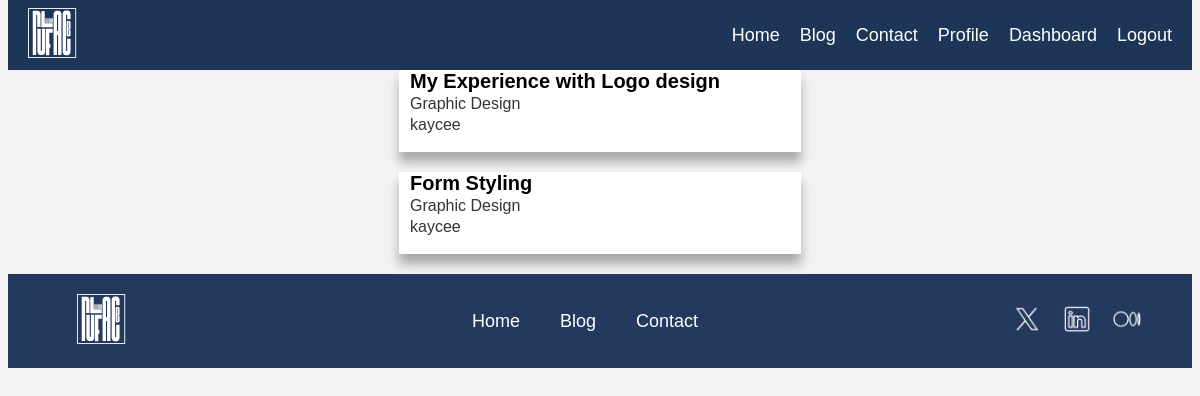
Screenshot of /graphics/ (signed in) with the database file from the repository.
### main/models.py (models this page shows, shortened)
class Posts(models.Model):
    title = models.CharField(max_length=255)  # For the blog post title
    content = RichTextField(blank=True, null=True)
    date_posted = models.DateTimeField(default=datetime.datetime.now)  # This will now include both date and time
    category = models.CharField(max_length=255)#category
    author = models.ForeignKey(User, on_delete=models.CASCADE)
    header_image = models.ImageField(null=True,blank=True, upload_to="images/")
    slug = models.SlugField(default="", null= False)  # Add slug field

### main/views.py (the view)
# urls.py: path('graphics/', views.graphics, name='graphics'),
@login_required
def graphics(request):
    cyber_posts = Posts.objects.all().order_by('-date_posted')
    context = {
        'cyber_posts': cyber_posts,
    }
    return render(request, 'graphics.html',context)

### main/templates/graphics.html (shortened to what this page needs)
{% extends 'blog.html' %}
{% block content %}
{% if user.is_authenticated %}
  <div style="display: flex; flex-direction: column; gap: 20px; align-items: center;">
   {% for post in cyber_posts %}
     {% if post.category == 'Graphic Design' %}
       <div class="card" style="height:80px;">
       <div class="card-info" >
           <div class="info">
               <div class="title"><a href="{% url 'post' post.pk %}" style="text-decoration: none;color: black;">{{post.title}}</a></div>
               <div class="category-mini">{{post.category}}</div>
               <div class="category-mini">{{post.author}}</div>
           </div>
       </div>
      </div>
     {% endif %}
   {% endfor %}
  </div>
{% endif %}
{% endblock %}

### main/static/blog.css (style rules this page uses)
.blog_body { font-family: 'Andika New Basic', sans-serif; color: #333333; margin-top: 0px; min-height: 100vh; background-color: #F2F2F2; }
.card { padding: 1px; background-color: white; width: 400px; box-shadow: 0px 10px 10px rgba(0, 0, 0, 0.3); }
.card-info { display: flex; line-height: 1; justify-content: flex-start; align-items: center; padding-left: 10px; gap: 10px; }
.info { display: flex; flex-direction: column; gap: 5px; }
.title { font-size: 20px; font-weight: 700; }

### rows the page displays
Posts: title "My Experience with Logo design", category "Graphic Design", author "kaycee"
Posts: title "Form Styling", category "Graphic Design", author "kaycee"
